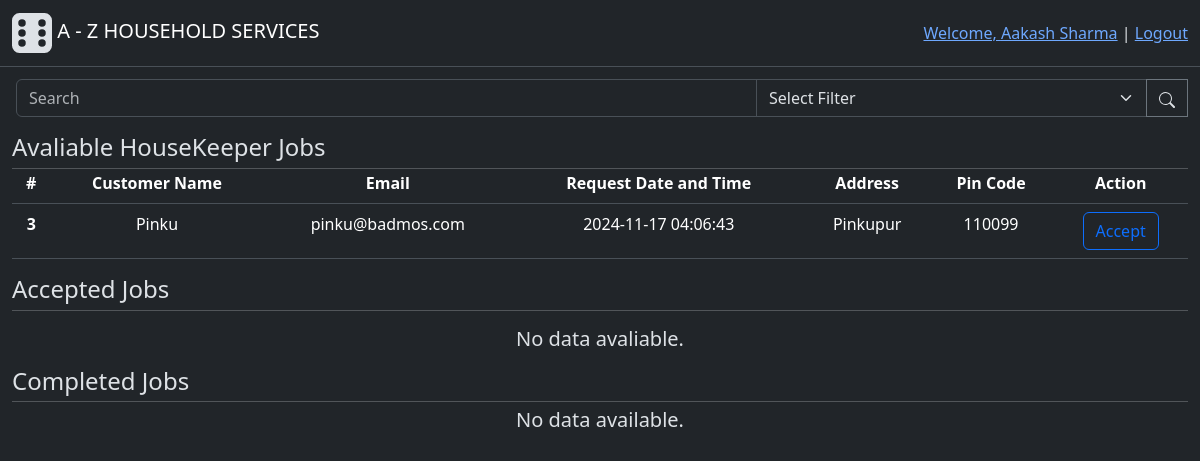
/professional (signed in), run on an earlier commit of the app's database.
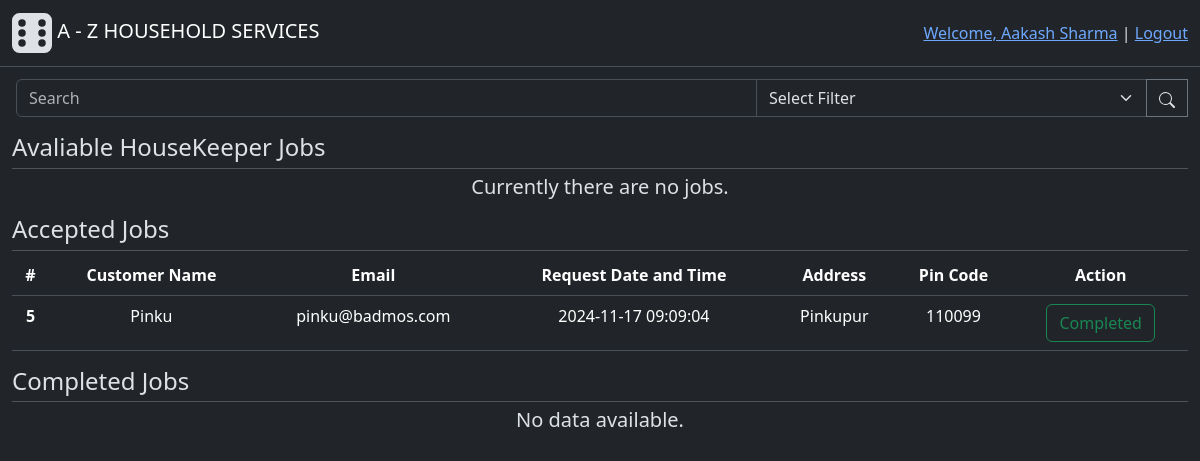
And on a later commit of the database.
### backend/modals.py (models this page shows, shortened)
class ServiceRequest(db.Model):
    id = db.Column(db.Integer(), primary_key=True)
    service_id = db.Column(db.Integer(), db.ForeignKey("service.id"), nullable=False) # Foreign Key - Service table
    customer_id = db.Column(db.Integer(), db.ForeignKey("user.id"), nullable=False) #Foreign key - from User(Customer) table
    professional_id = db.Column(db.Integer(), db.ForeignKey("professional.id"), nullable=True) # Foreign Key - Professional table, One professional for one job
    start_date = db.Column(db.DateTime(), nullable=False, default=func.now()) # func.now():get current time
    end_date = db.Column(db.DateTime(), nullable=False)
    status = db.Column(db.Integer(), nullable=False, default=0) # 0-requested, 1-accepted, 2-completed
    rating = db.Column(db.Integer(), nullable=False) # Mandatory to give ratings for closing the job
    remarks = db.Column(db.String(500))
    professional = db.relationship("Professional", backref="service_requests", lazy=True)

class User(db.Model, UserMixin):
    id = db.Column(db.Integer(), primary_key=True)
    email = db.Column(db.String(60), unique=True, nullable=False)
    password = db.Column(db.String(), nullable=False)
    role = db.Column(db.Integer(), nullable=False, default=1) # 0-Admin, 1-Customer, 2-Professional
    name = db.Column(db.String(30), nullable=False)
    address = db.Column(db.String(100), nullable=False)
    pincode = db.Column(db.Integer(), nullable=False)
    status = db.Column(db.Integer(), nullable=False, default=1) # 0-inactive, 1-active
    service_requests = db.relationship("ServiceRequest", cascade="all, delete", backref="customer", lazy=True) # For accessing all the service requests created by a user(customer)
    professional_info = db.relationship("Professional", cascade="all, delete", backref="user", uselist=False) # one to one relation for accessing futher professional info
    def capitalised_name(self):
        return self.name.title()

### backend/controllers.py (the view)
@app.route("/professional", methods=["GET", "POST"])
def professional_page():
    service_type_id = current_user.professional_info.service_type # Accessing current user's service type(id)
    requested_service_requests = ServiceRequest.query.filter(ServiceRequest.service_id==service_type_id, ServiceRequest.status==0).all()
    accepted_service_requests = ServiceRequest.query.filter(ServiceRequest.professional_id==current_user.professional_info.id, ServiceRequest.status==1).all()
    completed_service_requests = ServiceRequest.query.filter(ServiceRequest.professional_id==current_user.professional_info.id, ServiceRequest.status==2).all()
    return render_template("professional_dashboard.html", requested_service_requests=requested_service_requests, accepted_service_requests=accepted_service_requests, completed_service_requests=completed_service_requests)

### app.py (called while the page is built)
def setup_app(): #Initializations
    app = Flask(__name__)
    app.config["SQLALCHEMY_DATABASE_URI"] = "sqlite:///household_services.sqlite3" # Database file name
    app.config["SECRET_KEY"] = "123456"
    db.init_app(app) # Connecting database to flask app
    app.app_context().push() #Direct access to other modules
    login_manager = LoginManager(app) # For manageing user sessions
    login_manager.login_view = "login_page" # Redirect to "login_page" route funtion if some try to access restricted route
    login_manager.login_message_category = "info"
    @login_manager.user_loader
    def load_user(user_id):
        return User.query.get(int(user_id))
    app.debug=True

### templates/professional_dashboard.html (shortened to what this page needs)
{% extends "base.html" %}
{% block content %}
    <div class="main">
        <div class="row">
            <div class="input-group">
                    <input style="width: 400px;" type="text" class="form-control ms-1" placeholder="Search">
                    <select class="form-select">
                        <option selected>Select Filter</option>
                      </select>
                    <button style="border-radius: 0;" class="btn btn-outline-secondary" type="button">
                        <img  src="/static/image/icons/search.svg">
                    </button>
            </div>
        </div>
         {% include "includes/pro_avaliable_jobs.html" %}
         {% include "includes/pro_accepted_jobs.html" %}
         {% include "includes/pro_completed_jobs.html" %}
    </div>
    <div style="height: 1000px;"></div>
{% endblock %}

### templates/includes/pro_avaliable_jobs.html
<h4 style="margin-bottom: -10px;" class="h4 text-start mt-3">Avaliable {{current_user.professional_info.service.name}} Jobs</h4>
<hr style="margin-bottom:  -10px;" class="divider">
{% if requested_service_requests %}
    <table class="table mt-1">
        <thead>
        <tr>
            <th scope="col">#</th>
            <th scope="col">Customer Name</th>
            <th scope="col">Email</th>
            <th scope="col">Request Date and Time</th>
            <th scope="col">Address</th>
            <th scope="col">Pin Code</th>
            <th scope="col">Action</th>
        </tr>
        </thead>
        <tbody>
            {% for requested_service_request in requested_service_requests %}
                <tr>
                    <th scope="row">{{requested_service_request.id}}</th>
                    <td>{{requested_service_request.customer.name}}</td>
                    <td>{{requested_service_request.customer.email}}</td>
                    <td>{{requested_service_request.start_date}}</td>
                    <td>{{requested_service_request.customer.address}}</td>
                    <td>{{requested_service_request.customer.pincode}}</td>
                    <td>
                        <form action="{{ url_for('accept_request', request_id=requested_service_request.id)}}" method="POST">
                            <button type="submit" class="btn btn-outline-primary">Accept</button>
                        </form>
                    </td>
                </tr>
            {% endfor %}
        </tbody>
    </table>
{% else %}
    <div class="h5 mt-3">Currently there are no jobs.</div>
{% endif %}

### templates/includes/pro_accepted_jobs.html
<h4 style="margin-bottom: -10px;" class="h4 text-start mt-3">Accepted Jobs</h4>
<hr style="margin-bottom:  0;" class="divider">
{% if accepted_service_requests %}
    <table class="table mt-1">
        <thead>
        <tr>
            <th scope="col">#</th>
            <th scope="col">Customer Name</th>
            <th scope="col">Email</th>
            <th scope="col">Request Date and Time</th>
            <th scope="col">Address</th>
            <th scope="col">Pin Code</th>
            <th scope="col">Action</th>
        </tr>
        </thead>
        <tbody>
            {% for accepted_service_request in accepted_service_requests %}
                <tr>
                    <th scope="row">{{accepted_service_request.id}}</th>
                    <td>{{accepted_service_request.customer.name}}</td>
                    <td>{{accepted_service_request.customer.email}}</td>
                    <td>{{accepted_service_request.start_date}}</td>
                    <td>{{accepted_service_request.customer.address}}</td>
                    <td>{{accepted_service_request.customer.pincode}}</td>
                    <td>
                        <form action="{{ url_for('accept_request', request_id=accepted_service_request.id)}}" method="POST">
                            <button type="submit" class="btn btn-outline-success">Completed</button>
                        </form>
                    </td>
                </tr>
            {% endfor %}
        </tbody>
    </table>
{% else %}
    <div class="h5 mt-3">No data avaliable.</div>
{% endif %}

What changed in the data, as far as the page shows it:
removed ServiceRequest: id "3", customer.name "Pinku", customer.email "pinku@badmos.com", start_date "2024-11-17 04:06:43", customer.address "Pinkupur", customer.pincode "110099", shown under "Avaliable HouseKeeper Jobs"
added ServiceRequest: id "5", customer.name "Pinku", customer.email "pinku@badmos.com", start_date "2024-11-17 09:09:04", customer.address "Pinkupur", customer.pincode "110099", shown under "Accepted Jobs"
Also different on the page:
text no longer shown: "No data avaliable."
text now shown: "Currently there are no jobs."
